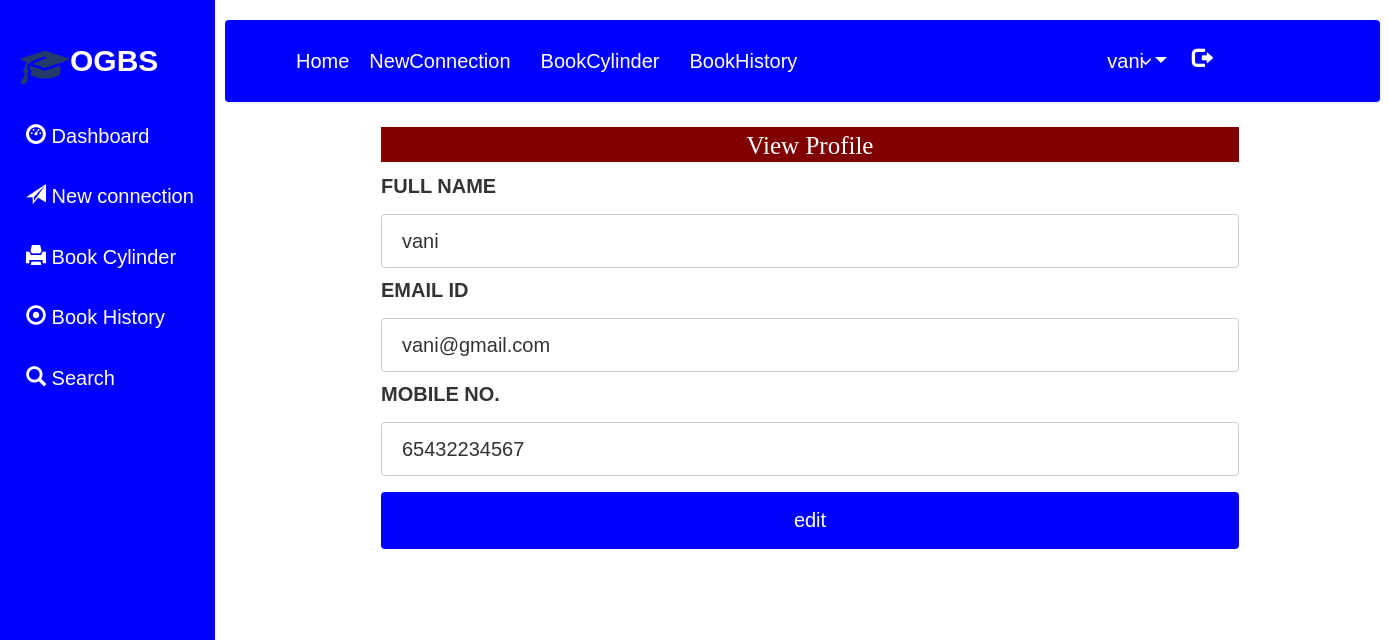
The page /edit_profile (signed in) on the database its author committed.
### gasbooking/models.py (models this page shows, shortened)
class Registration(models.Model):
    user=models.ForeignKey(User,on_delete=models.CASCADE, null=True)
    mobile=models.CharField(max_length=100,null=True)

### gasbooking/views.py (the view, shortened to what this page needs)
# urls.py: path('edit_profile',edit_profile,name='edit_profile'),
def edit_profile(request):
    user=User.objects.get(id=request.user.id)
    data=Registration.objects.get(user=user)
    error=False
    d={'data':data,'error':error}
    return render(request,'edit_ptofile.html',d)

### gasbooking/templates/edit_ptofile.html (shortened to what this page needs)
{% extends 'user_nav.html' %}
{% load static %}
{% block body %}
<div class="container">
<div  class="container-fluid" style="width:80%;margin-bottom:5%">
<h1 style="font-size:25px; background-color:maroon;height:35px;color:white;padding:5px;margin-top:5px;font-family : 'Monotype Corsiva" align="center">View Profile </h1>
  <form action="" method="post">
    <label for="fname">FULL NAME</label>
    <input type="text" id="fname" name="uname" value="{{data.user.username}}">
       <label for="fname">EMAIL ID</label>
    <input type="text" id="fname" name="email" value="{{data.user.email}}">
 <label for="fname">MOBILE NO.</label>
    <input type="text" id="fname" name="mobile" value="{{data.mobile}}">
    <input type="submit" style="background-color:blue" value="edit">
  </form>
</div>
</div>
{% endblock %}

### gasbooking/templates/user_nav.html (shortened to what this page needs)
<!DOCTYPE html>
{% load static %}
<html>
<head>
<link rel="stylesheet" href="https://cdnjs.cloudflare.com/ajax/libs/font-awesome/4.7.0/css/font-awesome.min.css">
<link rel="stylesheet" href="https://stackpath.bootstrapcdn.com/bootstrap/4.5.0/css/bootstrap.min.css">
   <link href="static/style.css" rel="stylesheet" type="text/css" media="all"/>
        <link rel="stylesheet" href="static/style4.css">
        <link rel="stylesheet" href="https://cdnjs.cloudflare.com/ajax/libs/font-awesome/4.7.0/css/font-awesome.min.css">
        <link rel="stylesheet" href="https://maxcdn.bootstrapcdn.com/bootstrap/3.3.7/css/bootstrap.min.css">
  <link rel = stylesheet href = "//cdn.datatables.net/1.10.19/css/jquery.dataTables.min.css">
</head>
<body>
<div class="sidenav">
    <div style="padding:20px">
    <img src="{% static 'image/logo.png' %}" style="width:50px;color:white"><span style="font-weight:bold;color:white;font-size:30px">OGBS</span>
  </div>
    <a href="{% url 'user_home' %}">  <i class="glyphicon glyphicon-dashboard" style="color:white"></i> Dashboard</a>
  <a href="{% url 'newconnection' %}">   <i class="glyphicon glyphicon-send" style="color:white"></i> New connection</a>
  <a href="{% url 'bookcylinder' %}">  <i class="glyphicon glyphicon-print" style="color:white"></i>  Book Cylinder</a>
  <a href="{% url 'view_booking' %}">  <i class="glyphicon glyphicon-record" style="color:white"></i>  Book History</a>
  <a href="{% url 'search_booking' %}">  <i class="glyphicon glyphicon-search" style="color:white"></i> Search</a>
</div>
<div class="main" style="margin-left:215px">
  <nav class="navbar navbar-expand-lg navbar-light" style="background-color:blue;color:white">
  <a class="navbar-brand" href="#" style="color:white"></a>
  <div class="collapse navbar-collapse" id="navbarNavdropdown">
    <ul class="navbar-nav">
      <li class="nav-item">
        <a class="nav-link" href="{% url 'user_home' %}" style="color:white">Home <span class="sr-only">(current)</span></a>
      </li>
      <li class="nav-item">
        <a class="nav-link" href="{% url 'newconnection' %}" style="color:white;margin-left:10px">NewConnection</a>
      </li>
      <li class="nav-item">
        <a class="nav-link" href="{% url 'bookcylinder' %}" style="color:white;margin-left:20px">BookCylinder</a>
      </li>
        <li class="nav-item">
        <a class="nav-link" href="{% url 'view_booking' %}" style="color:white;margin-left:20px">BookHistory</a>
      </li>
      <li class="nav-item dropdown">
        <a class="nav-link dropdown-toggle" style="color:white;margin-left:300px; href="#" id="navbardropdownMenuLink" role="button" data-toggle="dropdown" aria-haspopup="true" aria-expanded="false">
          {{request.user.username}}
        </a>
      </li>
        <li><a href="{% url 'logout_user' %}" style="color:white">  <i style="color:white;margin-left:20px;font-size:20px;margin-top:10px" class="glyphicon glyphicon-log-out"></i> </a></li>
    </ul>
  </div>
</nav>
    <div class="container-fluid">
    {% block body %}
    {% endblock %}
</div>
  </div>
</body>
</html>

### gasbooking/static/style.css (style rules this page uses)
html,body,div,span,applet,object,iframe,h1,h2,h3,h4,h5,h6,p,blockquote,pre,a,abbr,acronym,address,big,cite,code,del,dfn,em,img,ins,kbd,q,s,samp,small,strike,strong,sub,sup,tt,var,b,u,i,dl,dt,dd,ol,nav ul,nav li,fieldset,form,label,legend,table,caption,tbody,tfoot,thead,tr,th,td,article,aside,canvas,details,embed,figure,figcaption,footer,header,hgroup,menu,nav,output,ruby,section,summary,time,mark,audio,video { margin:0;padding:0;border:0;font-size:100%;font:inherit;vertical-align:baseline; }
article, aside, details, figcaption, figure,footer, header, hgroup, menu, nav, section { display: block; }
ol,ul { list-style:none;margin:0px;padding:0px; }
a { text-decoration:none; }
img { max-width:100%; }

### gasbooking/static/style4.css (style rules this page uses)
body { font-family: 'Poppins', sans-serif; background: #fafafa; }
a, a:hover, a:focus { color: inherit; text-decoration: none; transition: all 0.3s; }
.navbar { padding: 15px 10px; background: #fff; border: none; border-radius: 0; margin-bottom: 40px; box-shadow: 1px 1px 3px rgba(0, 0, 0, 0.1); }
i, span { display: inline-block; }
a[aria-expanded="false"]::before, a[aria-expanded="true"]::before { content: '\e259'; display: block; position: absolute; right: 20px; font-family: 'Glyphicons Halflings'; font-size: 0.6em; }

### gasbooking/templates/user_nav.html (style rules this page uses)
body { font-family: "Lato", sans-serif; }
.sidenav { height: 100%; width: 215px; position: fixed; z-index: 1; top: 0; left: 0; color:white; background-color:blue; overflow-x: hidden; padding-top: 20px; }
.sidenav a, .dropdown1-btn { padding: 16px 18px 16px 26px; text-decoration: none; font-size: 20px; color: white; display: block; border: none; background: none; width: 100%; text-align: left; cursor: pointer; outline: none; }
.main { margin-left: 200px; font-size: 20px; padding: 0px 10px; }
body { margin:0;font-family:Arial }
.dropdown { float:right; }

### gasbooking/templates/edit_ptofile.html (style rules this page uses)
input[type=text],[type=password] { width: 100%; padding: 12px 20px; margin: 8px 0; display: inline-block; border: 1px solid #ccc; border-radius: 4px; box-sizing: border-box; }
input[type=submit] { width: 100%; background-color: #4CAF50; color: white; padding: 14px 20px; margin: 8px 0; border: none; border-radius: 4px; cursor: pointer; }

### rows shown on the page
Registration: uname "vani", email "vani@gmail.com", mobile "65432234567"

### other values the page prints
{{ request.user.username }} "vani"
